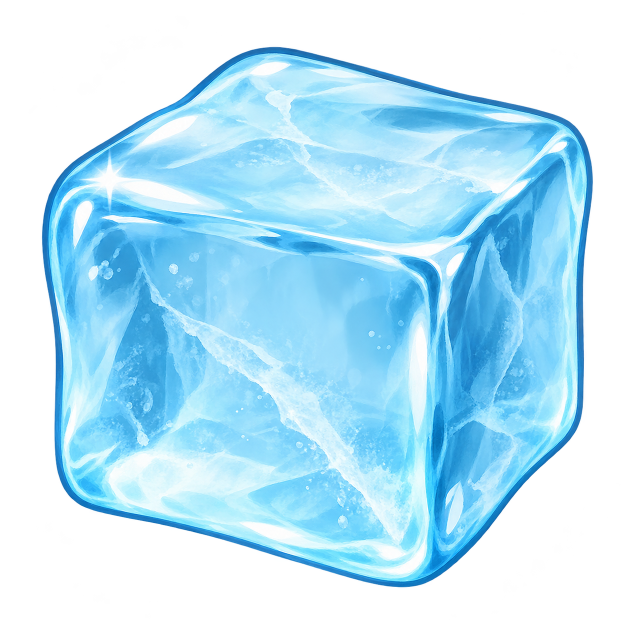
#> input picture tools/sheets/ice-cube-v2.png, 1254 x 1254 px (shown at 1/2 size)
$ python cut-ice-art.py
#> lines starting #> are read from the running program, lines starting #| are printed output that depends on the picture
"""Package generated ice art for the game, preserving its original alpha.

Run: python3 tools/cut-ice-art.py. Requires Pillow, like the other sprite cutters.
Only crops transparent margins, scales, and pads; source paintings remain intact.
"""

from pathlib import Path

from PIL import Image, ImageOps


ROOT = Path(__file__).resolve().parent.parent
ASSETS = [
    ('ice-cube-v2.png', 'piece-ice-v2.png', (96, 96)),
    ('ice-scoop.png', 'scoop-ice.png', (256, 296)),
    ('ice-cube-clear.png', 'piece-ice-clear.png', (96, 96)),
]


def main():
    for source, target, size in ASSETS:
        image = Image.open(ROOT / 'tools/sheets' / source).convert('RGBA')
#> image is the input picture: PIL image 1254x1254 RGBA; mean R, G, B, A 83.4, 128.2, 148.2, 150.7
        alpha = image.getchannel('A')
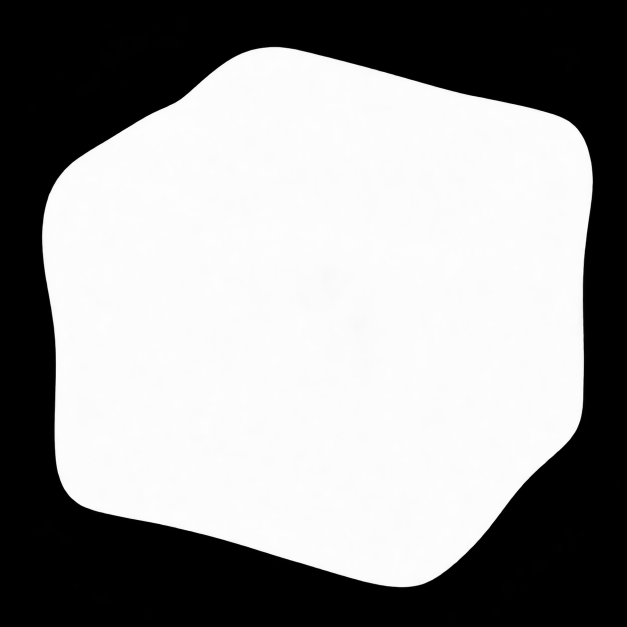
#> alpha: PIL image 1254x1254 L (shown at 1/2 size); min 0, max 255, mean 150.7
        if alpha.getextrema() != (0, 255):
            raise ValueError(f'{source} must have a transparent background and visible art')
        bounds = alpha.point(lambda a: 255 if a > 8 else 0).getbbox()
#> bounds = (83, 93, 1186, 1175)
        sprite = ImageOps.contain(image.crop(bounds), (size[0] - 4, size[1] - 4), Image.Resampling.LANCZOS)
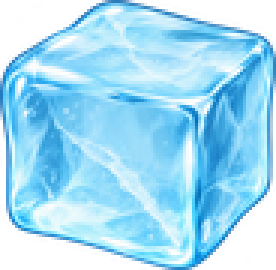
#> sprite: PIL image 92x90 RGBA (shown 3 times larger); mean R, G, B, A 109.7, 171.4, 200, 198.6; transparent parts drawn white
        framed = Image.new('RGBA', size)
#> framed: PIL image 96x96 RGBA; every value is 0
        framed.alpha_composite(sprite, ((size[0] - sprite.width) // 2, (size[1] - sprite.height) // 2))
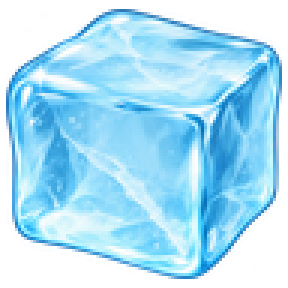
#> framed: PIL image 96x96 RGBA (shown 3 times larger); mean R, G, B, A 98.5, 154, 179.7, 178.5; transparent parts drawn white
        framed.save(ROOT / 'src/assets/kitchen' / target, optimize=True)
        print(f'{target}: {size[0]}x{size[1]}, original alpha preserved')
#> pass 2 of the loop in main, `for source, target, size in ASSETS:`:
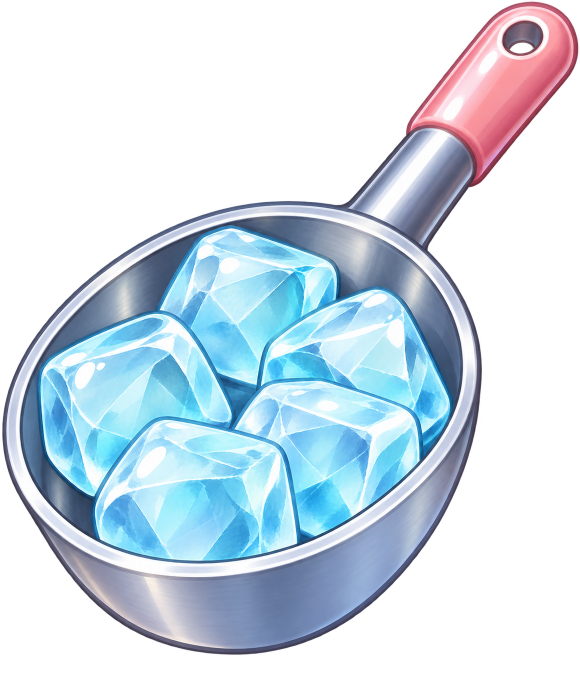
#> input picture tools/sheets/ice-scoop.png, 1159 x 1358 px (shown at 1/2 size)
#> in main, image is the input picture: PIL image 1159x1358 RGBA; mean R, G, B, A 75.4, 90.4, 101.9, 122.1
#> in main, `alpha = image.getchannel('A')`:
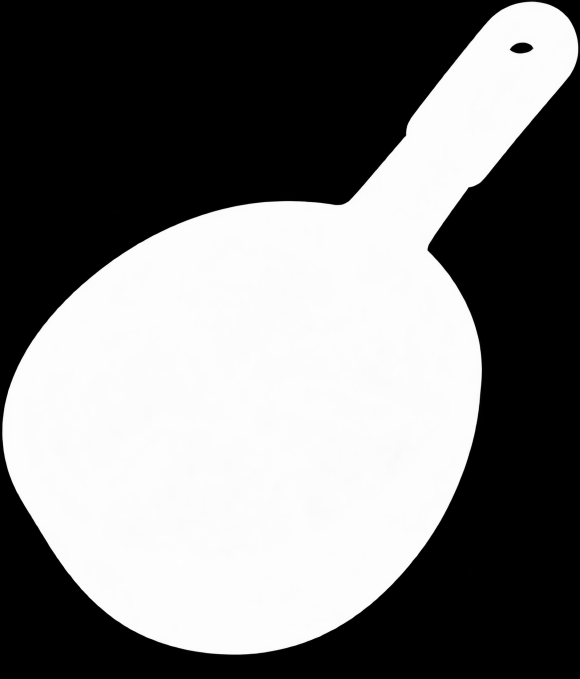
#> alpha: PIL image 1159x1358 L (shown at 1/2 size); min 0, max 255, mean 122.1
#> bounds = (4, 0, 1159, 1310)
#> sprite: PIL image 252x286 RGBA
#> in main, `framed.alpha_composite(sprite, ((size[0] - sprite.width) // 2, (size[1..`:
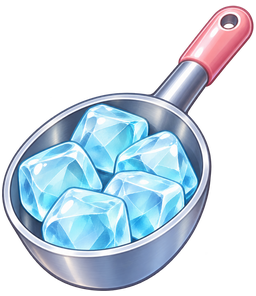
#> framed: PIL image 256x296 RGBA; mean R, G, B, A 74.9, 89.5, 101, 120.8; transparent parts drawn white
#> pass 3 of the loop in main, `for source, target, size in ASSETS:`:
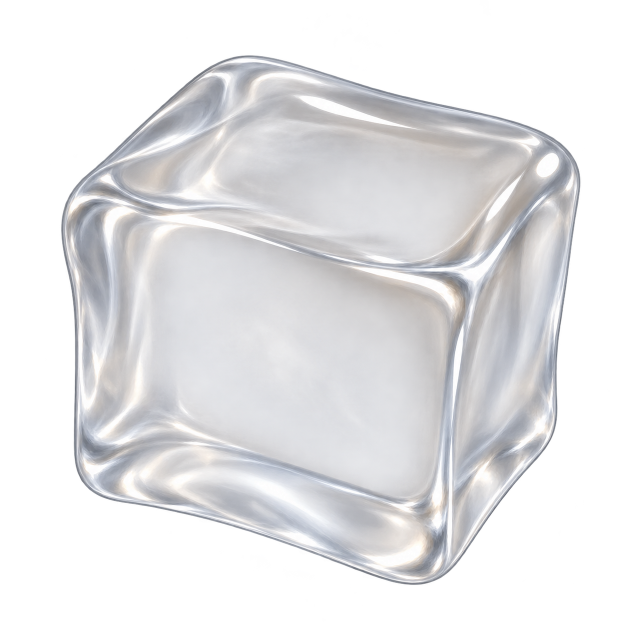
#> input picture tools/sheets/ice-cube-clear.png, 1254 x 1254 px (shown at 1/2 size)
#> in main, image is the input picture: PIL image 1254x1254 RGBA; mean R, G, B, A 111.3, 111.3, 113.1, 125.2
#> in main, `alpha = image.getchannel('A')`:
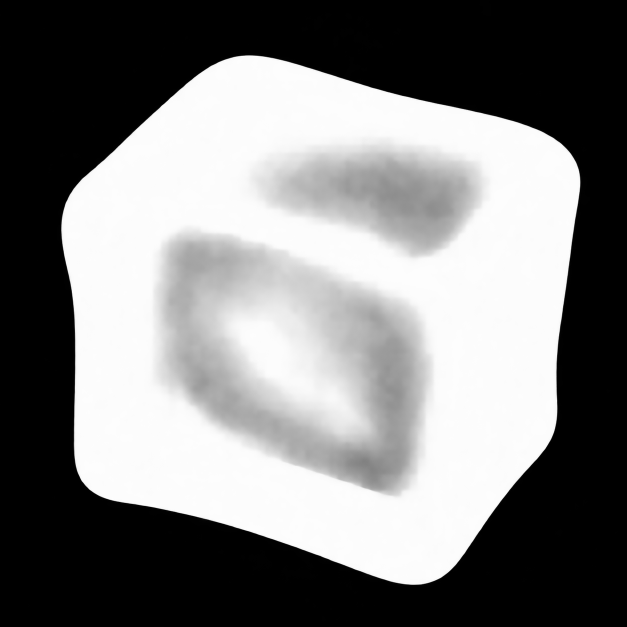
#> alpha: PIL image 1254x1254 L (shown at 1/2 size); min 0, max 255, mean 125.2
#> bounds = (122, 110, 1162, 1170)
#> sprite: PIL image 90x92 RGBA
#> in main, `framed.alpha_composite(sprite, ((size[0] - sprite.width) // 2, (size[1..`:
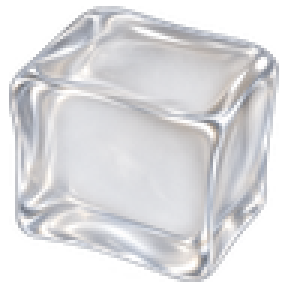
#> framed: PIL image 96x96 RGBA (shown 3 times larger); mean R, G, B, A 145.3, 145.4, 147.9, 160.5; transparent parts drawn white


if __name__ == '__main__':
    main()
